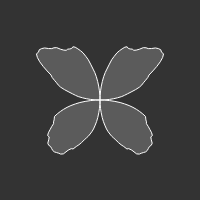
Frame 1 (no input)
Frame 60 (no input): identical to frame 1, image omitted
Frame 120 (the mouse pressed at the canvas centre since frame 60): identical to frame 1, image omitted

The p5.js sketch that drew this single still picture (run headless with seeded random() and noise() and a simulated clock; from frame 60 on, the mouse is pressed at the canvas centre):

// p5.js sketch
// ── sketch.js
let yoff = 0;

function setup() {
  createCanvas(200, 200);
}

function draw() {
  background(51);
  translate(width / 2, height / 2);
  rotate(PI / 2);

  stroke(255);
  fill(255, 50);
  strokeWeight(1);

  let da = PI / 100; //delta angle
  let dx = 0.1;

  let xoff = 0;
  beginShape();
  for (let a = -PI / 2; a <= PI / 2; a += da) {
    let n = noise(xoff, yoff);
    let r = sin(2 * a) * map(n, 0, 1, 50, 100);
    let x = r * cos(a);
    let y = r * sin(a);
    xoff += dx;
    //point(x,y);
    vertex(x, y);
  }

  for (let a = PI / 2; a <= (3 * PI) / 2; a += da) {
    let n = noise(xoff, yoff);
    let r = sin(2 * a) * map(n, 0, 1, 50, 100);
    let x = r * cos(a);
    let y = r * sin(a);
    xoff -= dx;
    //point(x,y);
    vertex(x, y);
  }
  endShape();
  
 // yoff += 0.1;
}
